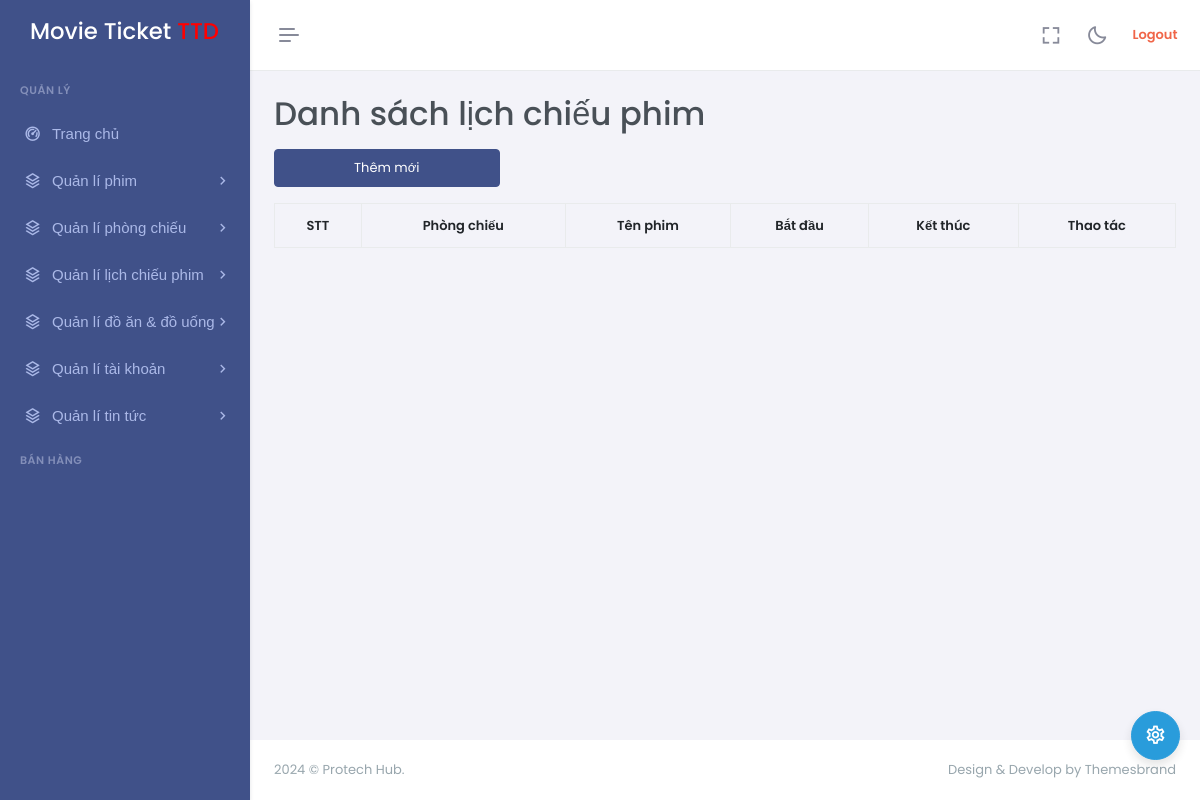
Before: /?mode=admin&action=schedules-list (signed in) with the older database file.
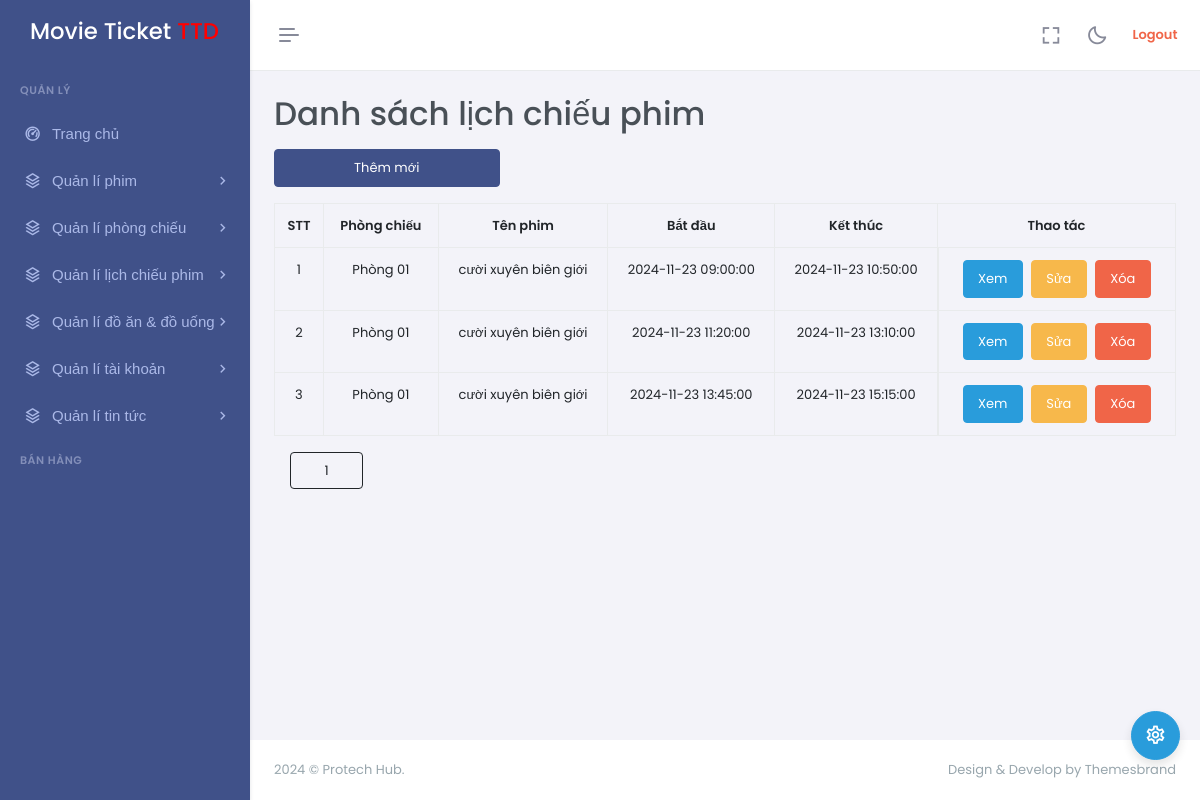
After: the same page with the newer database file.
### tables this page shows
CREATE TABLE `schedules` (
  `id` int NOT NULL,
  `room_id` int NOT NULL,
  `movie_id` int NOT NULL,
  `start_at` timestamp NOT NULL DEFAULT CURRENT_TIMESTAMP,
  `end_at` timestamp NOT NULL DEFAULT CURRENT_TIMESTAMP
);

CREATE TABLE `rooms` (
  `id` int NOT NULL,
  `name` varchar(50) NOT NULL,
  `type` varchar(50) NOT NULL,
  `description` varchar(255) NOT NULL,
  `total_seats` tinyint UNSIGNED DEFAULT NULL,
  `status` varchar(50) NOT NULL
);

CREATE TABLE `movies` (
  `id` int NOT NULL,
  `name` varchar(255) NOT NULL,
  `description` varchar(255) NOT NULL,
  `duration` tinyint UNSIGNED NOT NULL,
  `release_date` date NOT NULL,
  `language` varchar(50) NOT NULL,
  `imageURL` varchar(255) DEFAULT NULL,
  `type` varchar(50) NOT NULL
);

### controllers/admin/ScheduleController.php (called while the page is built, shortened)
<?php
class ScheduleController
{
    private $schedule;
    public function __construct()
    {
        $this->schedule = new Schedule();
    }
    public function list()
    {
        try {
            $perPage = 5;
            $page = isset($_GET['page']) ? (int)$_GET['page'] : 1;
            $page = max($page, 1);
            $data = $this->schedule->getAll($page, $perPage, '*');
            if (empty($data)) {
                throw new Exception("Không có bản ghi nào được tìm thấy!");
            }
            $totalSchedules = $this->schedule->count();
            $totalPages = ceil($totalSchedules / $perPage);
        } catch (\Throwable $th) {
            $_SESSION['errors'] = false;
            $_SESSION['msg'] = $th->getMessage();
        }
        require_once PATH_VIEW_ADMIN_MAIN;
    }
}

### models/BaseModel.php (called while the page is built, shortened)
<?php
class BaseModel
{
    protected $table;
    protected $pdo;
    public function __construct()
    {
        $dsn = sprintf('mysql:host=%s;port=%s;dbname=%s;charset=utf8', DB_HOST, DB_PORT, DB_NAME);
        try {
            $this->pdo = new PDO($dsn, DB_USERNAME, DB_PASSWORD, DB_OBTIONS);
        } catch (PDOException $e) {
            die("Kết nối cơ sở dữ liệu thất bại: {$e->getMessage()}. Vui lòng thử lại sau.");
        }
    }
    public function __destruct()
    {
        $this->pdo = null;
    }
    public function count($conditions = null, $params = [])
    {
        $sql = "SELECT COUNT(*) FROM {$this->table}";
        $stmt = $this->pdo->prepare($sql);
        $stmt->execute($params);
        return $stmt->fetchColumn();
    }
}

### models/Schedule.php (called while the page is built, shortened)
<?php
class Schedule extends BaseModel {
    public function getAll($page = 1, $perPage = 5, $columns = '*', $conditions = null, $params = [])
    {
        $sql = "
            SELECT
                s.id            s_id,
                r.id            r_id,
                m.id            m_id,
                s.start_at    s_start_at,
                s.end_at      s_end_at,
                r.name          r_name,
                m.name          m_name
            FROM schedules s
            JOIN rooms r ON r.id = s.room_id
            JOIN movies m ON m.id = s.movie_id
        ";
        $offset = ($page - 1) * $perPage;
        $sql .= " LIMIT $perPage OFFSET $offset";
        $stmt = $this->pdo->prepare($sql);
        $stmt->execute();
        return $stmt->fetchAll();
    }
}
?>

### views/admin/schedules/list.php (the view, shortened to what this page needs)
<a href="<?= BASE_URL_ADMIN . '&action=schedules-create' ?>" class="w-25 btn btn-primary mb-3">Thêm mới</a>
<table class="table table-bordered">
    <thead>
        <tr>
            <th class="text-center">STT</th>
            <th class="text-center">Phòng chiếu</th>
            <th class="text-center">Tên phim</th>
            <th class="text-center">Bắt đầu</th>
            <th class="text-center">Kết thúc</th>
            <th class="text-center">Thao tác</th>
        </tr>
    </thead>
    <tbody>
        <?php $stt = 1;
        foreach ($data as $schedule): ?>
            <tr>
                <td class="text-center"><?= $stt++; ?></td>
                <td class="text-center"><?= $schedule['r_name'] ?></td>
                <td class="text-center"><?= $schedule['m_name'] ?></td>
                <td class="text-center"><?= $schedule['s_start_at'] ?></td>
                <td class="text-center"><?= $schedule['s_end_at'] ?></td>
                <td class="d-flex justify-content-center">
                    <a href="<?= BASE_URL_ADMIN . '&action=schedules-show&id=' . $schedule['s_id'] ?>"
                        class="btn btn-info">Xem</a>
                    <a href="<?= BASE_URL_ADMIN . '&action=schedules-updatePage&id=' . $schedule['s_id'] ?>"
                        class="btn btn-warning mx-2">Sửa</a>
                    <a href="<?= BASE_URL_ADMIN . '&action=schedules-delete&id=' . $schedule['s_id'] ?>"
                        onclick="return confirm('Bạn có chắc muốn xóa?')"
                        class="btn btn-danger">Xóa</a>
                </td>
            </tr>
        <?php endforeach; ?>
    </tbody>
</table>
<div class="container mb-3">
    <?php if (!empty($data)): ?>
        <div class="d-flex justify-content-start">
            <?php for ($i = 1; $i <= $totalPages; $i++): ?>
                <a class="totalPages btn btn-outline-dark mx-1 col-1 " href="<?= BASE_URL_ADMIN . '&action=schedules-list' . '&page=' . $i ?>" class="<?= $i == $page ? 'active' : '' ?>"><?= $i ?></a>
            <?php endfor; ?>
        </div>
    <?php endif; ?>
</div>

Changed rows visible on the page:
added schedules: room.name "Phòng 01", movie.name "cười xuyên biên giới", start_at "2024-11-23 09:00:00", end_at "2024-11-23 10:50:00"
added schedules: room.name "Phòng 01", movie.name "cười xuyên biên giới", start_at "2024-11-23 11:20:00", end_at "2024-11-23 13:10:00"
added schedules: room.name "Phòng 01", movie.name "cười xuyên biên giới", start_at "2024-11-23 13:45:00", end_at "2024-11-23 15:15:00"
Other visible differences:
new list line: "1"
